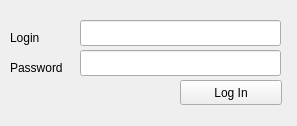
<?xml version="1.0" encoding="UTF-8"?>
<ui version="4.0">
 <class>LogInFrm</class>
 <widget class="QWidget" name="LogInFrm">
  <property name="geometry">
   <rect>
    <x>0</x>
    <y>0</y>
    <width>297</width>
    <height>126</height>
   </rect>
  </property>
  <property name="windowTitle">
   <string>Form</string>
  </property>
  <widget class="QLineEdit" name="lineEdit">
   <property name="geometry">
    <rect>
     <x>80</x>
     <y>20</y>
     <width>201</width>
     <height>26</height>
    </rect>
   </property>
  </widget>
  <widget class="QLineEdit" name="lineEdit_2">
   <property name="geometry">
    <rect>
     <x>80</x>
     <y>50</y>
     <width>201</width>
     <height>26</height>
    </rect>
   </property>
  </widget>
  <widget class="QPushButton" name="loginbutton">
   <property name="geometry">
    <rect>
     <x>180</x>
     <y>80</y>
     <width>102</width>
     <height>25</height>
    </rect>
   </property>
   <property name="text">
    <string>Log In</string>
   </property>
  </widget>
  <widget class="QLabel" name="label">
   <property name="geometry">
    <rect>
     <x>10</x>
     <y>30</y>
     <width>56</width>
     <height>16</height>
    </rect>
   </property>
   <property name="text">
    <string>Login</string>
   </property>
  </widget>
  <widget class="QLabel" name="label_2">
   <property name="geometry">
    <rect>
     <x>10</x>
     <y>60</y>
     <width>56</width>
     <height>16</height>
    </rect>
   </property>
   <property name="text">
    <string>Password</string>
   </property>
  </widget>
 </widget>
 <resources/>
 <connections>
  <connection>
   <sender>loginbutton</sender>
   <signal>clicked()</signal>
   <receiver>LogInFrm</receiver>
   <slot>close()</slot>
   <hints>
    <hint type="sourcelabel">
     <x>230</x>
     <y>92</y>
    </hint>
    <hint type="destinationlabel">
     <x>148</x>
     <y>62</y>
    </hint>
   </hints>
  </connection>
 </connections>
</ui>
